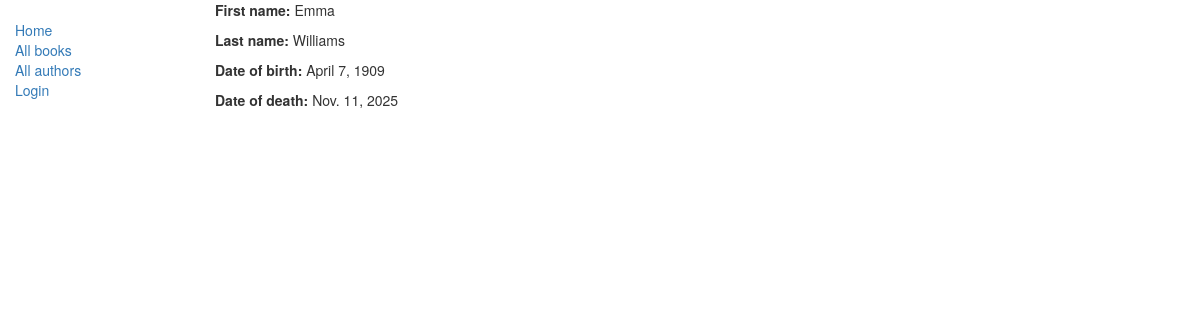
Page /catalog/authors/2/ on the earlier database version.
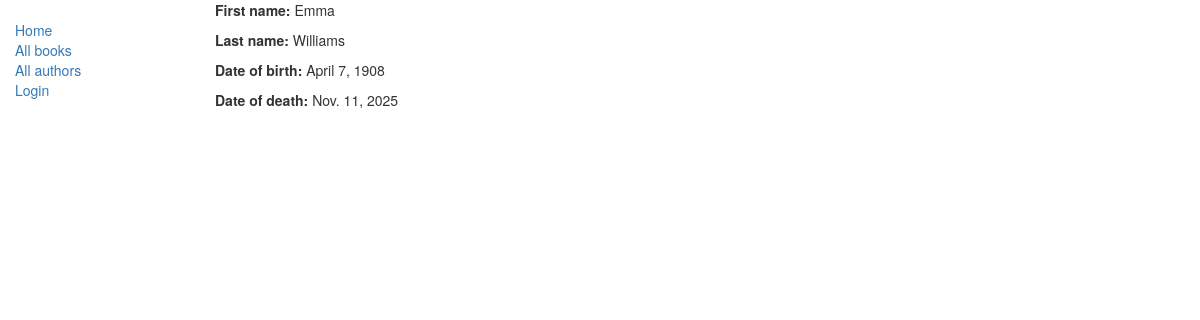
Same page on the later database version.
### catalog/models.py (models this page shows, shortened)
class Author(models.Model):
    first_name = models.CharField(max_length=100)
    last_name = models.CharField(max_length=100)
    date_of_birth = models.DateField(null=True, blank=True)
    date_of_death = models.DateField("Died", null=True, blank=True)

### catalog/views.py (the view)
# urls.py: path('authors/<int:pk>/', views.AuthorDetailView.as_view(), name='author-detail'),
class AuthorDetailView(generic.DetailView):
    model = Author

### catalog/templates/catalog/author_detail.html (shortened to what this page needs)
{% extends "base_generic.html" %}
{% block content %}
  <p><strong>First name:</strong> {{ author.first_name }}</p>
  <p><strong>Last name:</strong> {{ author.last_name }}</p>
  <p><strong>Date of birth:</strong> {{ author.date_of_birth }}</p>
  <p><strong>Date of death:</strong> {{ author.date_of_death }}</p>
{% endblock %}

Differences in the rows shown:
changed Author "Emma": date_of_birth "April 7, 1909" → "April 7, 1908"
